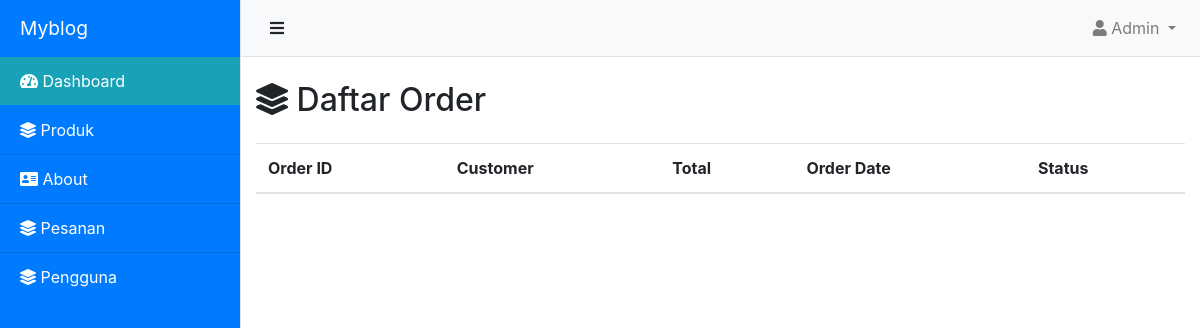
Page /admin/dashboard.php?module=pesanan&page=daftar-pesanan (signed in) on the earlier database version.
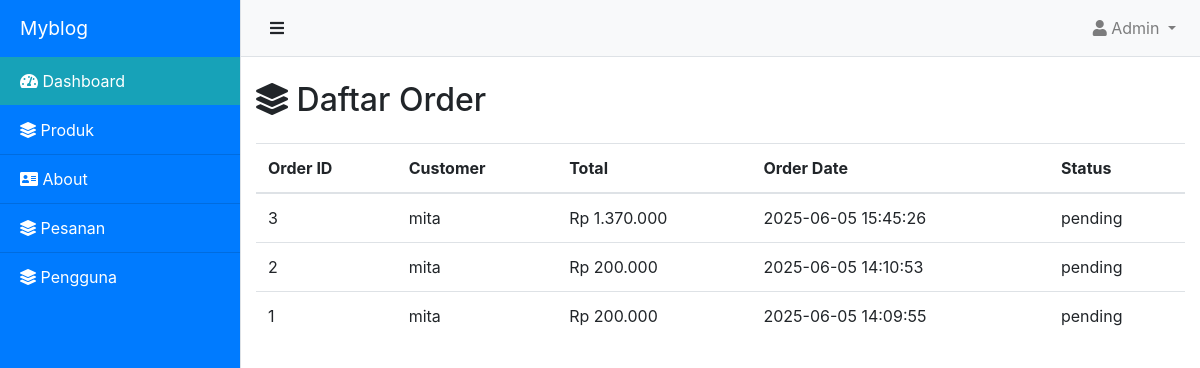
Same page on the later database version.
### tables this page shows
CREATE TABLE `orders` (
  `order_id` int NOT NULL,
  `user_id` int NOT NULL,
  `order_date` timestamp NOT NULL,
  `status` varchar(100) NOT NULL
);

CREATE TABLE `user` (
  `id` int NOT NULL,
  `username` varchar(255) NOT NULL,
  `email` varchar(255) NOT NULL,
  `password` varchar(255) NOT NULL,
  `confirm_password` varchar(255) NOT NULL,
  `role` tinyint NOT NULL DEFAULT '1'
);

### model/database.php (called while the page is built, shortened)
<?php
class Koneksi
{
    public function getConnection()
    {
        $this->conn = mysqli_connect('localhost', 'root', '', 'db_mita');
        return $this->conn;
    }
}

### model/order.php (called while the page is built, shortened)
<?php
require_once 'database.php';
class Order extends koneksi
{
    private $conn;
    public function __construct()
    {
        $this->conn = $this->getConnection();
    }
    public function getAll()
    {
        $query = "SELECT o.*, u.username
          FROM orders o
          JOIN user u ON o.user_id = u.id
          ORDER BY o.order_date DESC";
        $result = $this->conn->query($query);
        return $result->fetch_all(MYSQLI_ASSOC);
    }
}

### admin/page/pesanan/daftar-pesanan.php (the view)
<h2 class="mt-4 mb-4"><i class="fas fa-layer-group"></i> Daftar Order</h2>
<div class="row">
    <div class="col">
        <table class="table table-hover">
            <thead>
                <tr>
                    <th>Order ID</th>
                    <th>Customer</th>
                    <th>Total</th>
                    <th>Order Date</th>
                    <th>Status</th>
                </tr>
            </thead>
            <tbody>
                <?php
                require_once("../model/order.php");
                $order = new Order();
                $orderData = $order->getAll();
                $koneksi = new Koneksi();
                $conn = $koneksi->getConnection();
                foreach ($orderData as $row) {
                    $totalQuery = "SELECT SUM(p.harga * oi.quantity) as total FROM order_items oi JOIN produk p ON oi.product_id = p.id WHERE oi.order_id = " . $row['order_id'];
                    $totalResult = $conn->query($totalQuery);
                    $totalRow = $totalResult->fetch_assoc();
                    $total = $totalRow['total'] ?? 0;
                ?>
                    <tr>
                        <td><?= $row['order_id'] ?></td>
                        <td><?= htmlspecialchars($row['username']); ?></td>
                        <td>Rp <?= number_format($total, '0', ',', '.') ?></td>
                        <td><?= htmlspecialchars($row['order_date']); ?></td>
                        <td><?= htmlspecialchars($row['status']); ?></td>
                    </tr>
                <?php
                }
                ?>
            </tbody>
        </table>
    </div>
</div>

### admin/dashboard.php (shortened to what this page needs)
<!doctype html>
<html lang="en">
<head>
  <link rel="stylesheet" href="../assets/css/bootstrap.min.css">
  <link rel="stylesheet" href="../assets/font-awesome/css/all.min.css">
  <link rel="stylesheet" href="../assets/css/simple-sidebar.css">
</head>
<body>
  <div class="d-flex" id="wrapper">
    <div class="bg-primary border-right text-white" id="sidebar-wrapper">
      <div class="sidebar-heading">Myblog</div>
      <div class="list-group list-group-flush bg-primary text-white">
        <a href="<?= 'dashboard.php'; ?>" class="list-group-item list-group-item-action bg-info text-white active"><i class="fas fa-tachometer-alt"></i> Dashboard</a>
        <a href="<?= 'dashboard.php?module=produk&page=daftar-produk' ?>" class="list-group-item list-group-item-action bg-primary text-white"><i class="fas fa-layer-group"></i> Produk</a>
        <a href="<?= 'dashboard.php?module=about&page=about-page-admin' ?>" class="list-group-item list-group-item-action bg-primary text-white"><i class="fas fa-address-card"></i> About</a>
        <a href="<?= 'dashboard.php?module=pesanan&page=daftar-pesanan' ?>" class="list-group-item list-group-item-action bg-primary text-white"><i class="fas fa-layer-group"></i> Pesanan</a>
        <a href="<?= 'dashboard.php?module=user&page=daftar-user' ?>" class="list-group-item list-group-item-action bg-primary text-white"><i class="fas fa-layer-group"></i> Pengguna</a>
      </div>
    </div>
    <div id="page-content-wrapper">
      <nav class="navbar navbar-expand-lg navbar-light bg-light border-bottom">
        <button class="btn btn-default" id="menu-toggle"><i class="fas fa-bars"></i></button>
        <div class="collapse navbar-collapse" id="navbarSupportedContent">
          <ul class="navbar-nav ml-auto mt-2 mt-lg-0">
            <li class="nav-item dropdown">
              <a class="nav-link dropdown-toggle" href="#" id="navbarDropdown" role="button" data-toggle="dropdown" aria-haspopup="true" aria-expanded="false">
                <i class="fas fa-user"></i> Admin
              </a>
            </li>
          </ul>
        </div>
      </nav>
      <div class="container-fluid">
        <?php
        $page = 'page/dashboard-main.php';
        if (isset($_GET['module'])) {
          $page = 'page/' . $_GET['module'] . '/' . $_GET['page'] . '.php';
        }
        require($page);
        ?>
      </div>
    </div>
  </div>
</body>
</html>

### assets/css/simple-sidebar.css (style rules this page uses)
body { overflow-x: hidden; }
#sidebar-wrapper { min-height: 100vh; margin-left: -15rem; -webkit-transition: margin .25s ease-out; -moz-transition: margin .25s ease-out; -o-transition: margin .25s ease-out; transition: margin .25s ease-out; }
#sidebar-wrapper .sidebar-heading { padding: 0.875rem 1.25rem; font-size: 1.2rem; }
#sidebar-wrapper .list-group { width: 15rem; }
#page-content-wrapper { min-width: 100vw; }
@media (min-width: 768px) { #sidebar-wrapper { margin-left: 0; } }
@media (min-width: 768px) { #page-content-wrapper { min-width: 0; width: 100%; } }

Differences in the rows shown:
added orders: order_id "3", user.username "mita", total "1.370.000", order_date "2025-06-05 15:45:26", status "pending"
added orders: order_id "2", user.username "mita", total "200.000", order_date "2025-06-05 14:10:53", status "pending"
added orders: order_id "1", user.username "mita", total "200.000", order_date "2025-06-05 14:09:55", status "pending"
